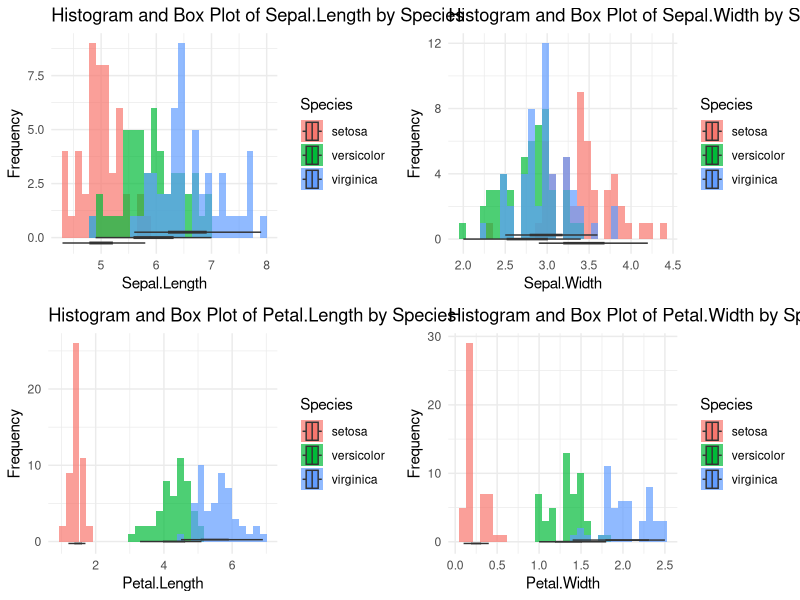

Here is the R script that generated this plot:
# Install and load necessary packages
if (!requireNamespace("ggplot2", quietly = TRUE)) {
  install.packages("ggplot2")
}
if (!requireNamespace("gridExtra", quietly = TRUE)) {
  install.packages("gridExtra")
}
library(ggplot2)

# Load the iris dataset
data(iris)

# Create a combined violin plot with subplots and boxplots
features <- c("Sepal.Length", "Sepal.Width", "Petal.Length", "Petal.Width")

dev.new()  # Open a new graphics window
# Create a list to store individual ggplot objects
plots_list <- list()

# Loop through each feature and create combined histogram and boxplot
for (feature in features) {
  p <- ggplot(iris, aes_string(x = feature, fill = "Species")) +
    geom_histogram(position = "identity", alpha = 0.7, bins = 30) +
    geom_boxplot(width = 0.2, position = position_dodge(0.75), outlier.shape = NA) +
    labs(title = paste("Histogram and Box Plot of", feature, "by Species"),
         x = feature,
         y = "Frequency") +
    theme_minimal()
  
  plots_list[[feature]] <- p
}

# Combine individual plots into a single plot with subplots
combined_plot <- do.call(gridExtra::grid.arrange, c(plots_list, ncol = 2))

# Print the combined plot
print(combined_plot)


dev.new()  # Open a new graphics window
# Create a list to store individual ggplot objects
plots_list <- list()

# Loop through each feature and create combined violin and boxplot


# Combine individual plots into a single plot with subplots


# Print the combined plot



dev.new()  # Open a new graphics window
# Create a list to store individual ggplot objects
plots_list <- list()

# Loop through each feature and create combined KDE and boxplot


# Combine individual plots into a single plot with subplots


# Print the combined plot



dev.new()  # Open a new graphics window
# Create a list to store individual ggplot objects
plots_list <- list()

# Loop through each feature and create combined swarm plot and boxplot


# Combine individual plots into a single plot with subplots


# Print the combined plot
